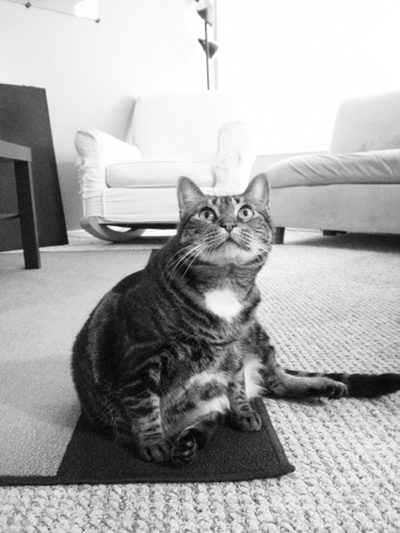
#> input picture Examples/new/Manipulating Images/zophie.jpg, 400 x 533 px
$ python crop_image.py
#> lines starting #> are read from the running program, lines starting #| are printed output that depends on the picture
#!C:\Users\RAJ\AppData\Local\Programs\Python\Python36\python
from PIL import Image
catIm = Image.open('zophie.jpg')
#> catIm is the input picture: PIL image 400x533 RGB; min 2, max 255, mean 170.8
croppedIm=catIm.crop((335,345,565,560))
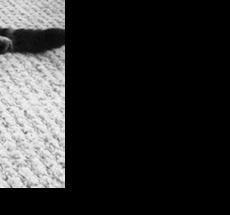
#> croppedIm: PIL image 230x215 RGB; min 0, max 244, mean 44.5
croppedIm.save("xyz.png")
